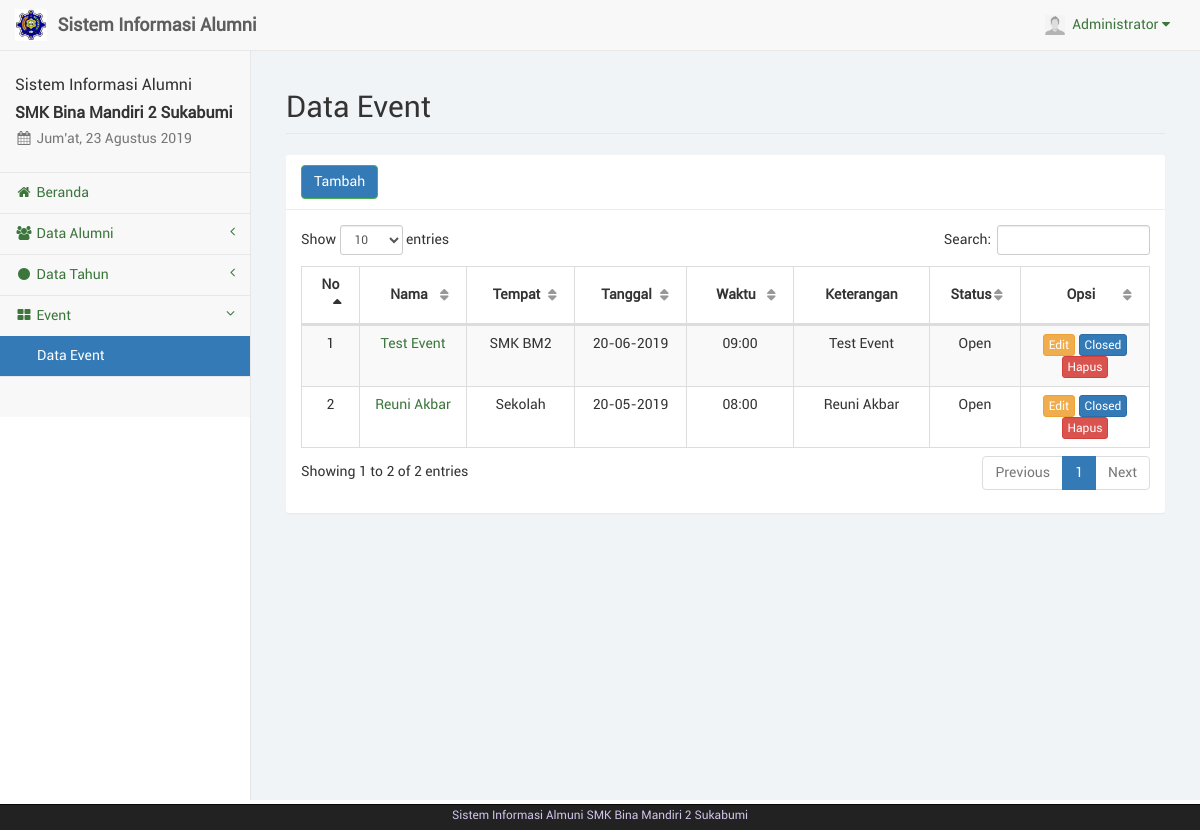
The page /event.php (signed in) on the database its author committed.
### tables this page shows
CREATE TABLE IF NOT EXISTS `event` (
  `id_event` int(11) NOT NULL,
  `nama_event` varchar(50) NOT NULL,
  `tgl_event` date NOT NULL,
  `tempat_event` varchar(50) NOT NULL,
  `waktu_event` varchar(20) NOT NULL,
  `batas_daftar` date NOT NULL,
  `keterangan` text NOT NULL,
  `status` varchar(20) NOT NULL,
  `id_adm` int(11) NOT NULL
);

### sess_check.php (called while the page is built, shortened)
<?php
	$chk_sess = $_SESSION['admin'];
	include("dist/config/koneksi.php");
	include("dist/config/library.php");
	$sql_sess = "SELECT * FROM admin WHERE id_adm='". $chk_sess ."'";
	$ress_sess = mysqli_query($conn, $sql_sess);
	$row_sess = mysqli_fetch_array($ress_sess);
	$sess_admname = $row_sess['nama_adm'];
	$sess_admfoto = $row_sess['foto_adm'];
?>

### dist/config/library.php (called while the page is built, shortened)
<?php
function IndonesiaTgl($tanggal){
	$tgl=substr($tanggal,8,2);
	$bln=substr($tanggal,5,2);
	$thn=substr($tanggal,0,4);
	$tanggal="$tgl-$bln-$thn";
	return $tanggal;
}
?>

### event.php (the view, shortened to what this page needs)
<?php
	include("sess_check.php");
	$pagedesc = "Data Event";
	include("layout_top.php");
?>
		<div id="page-wrapper">
            <div class="container-fluid">
                <div class="row">
                    <div class="col-lg-12">
                        <h1 class="page-header">Data Event</h1>
                    </div>
                </div>
				<div class="row">
					<div class="col-lg-12"><?php include("layout_alert.php"); ?></div>
				</div>
				<div class="row">
					<div class="col-lg-12">
						<div class="panel panel-default">
							<div class="panel-heading">
								<a href="event_tambah.php" class="btn btn-success">Tambah</a>
							</div>
							<div class="panel-body">
								<table class="table table-striped table-bordered table-hover" id="tabel-data">
									<thead>
										<tr>
											<th width="1%">No</th>
											<th width="10%">Nama</th>
											<th width="10%">Tempat</th>
											<th width="10%">Tanggal</th>
											<th width="10%">Waktu</th>
											<th width="10%">Keterangan</th>
											<th width="5%">Status</th>
											<th width="12%">Opsi</th>
										</tr>
									</thead>
									<tbody>
										<?php
											$i = 1;
											$sql = "SELECT * FROM event ORDER BY tgl_event DESC";
											$ress = mysqli_query($conn, $sql);
											while($data = mysqli_fetch_array($ress)) {
												echo '<tr>';
												echo '<td class="text-center">'. $i .'</td>';
												echo '<td class="text-center"><a href="event_detail.php?eve='. $data['id_event'] .'">'.$data['nama_event'].'</a></td>';
												echo '<td class="text-center">'. $data['tempat_event'] .'</td>';
												echo '<td class="text-center">'. IndonesiaTgl($data['tgl_event']) .'</td>';
												echo '<td class="text-center">'. $data['waktu_event'] .'</td>';
												echo '<td class="text-center">'. $data['keterangan'] .'</td>';
												echo '<td class="text-center">'. $data['status'] .'</td>';
												echo '<td class="text-center">
													  <a href="event_edit.php?eve='. $data['id_event'] .'" class="btn btn-warning btn-xs">Edit</a>';
													  if($data['status']=="Open"){
													?>
													<a href="event_closed.php?eve=<?php echo $data['id_event'];?>" onclick="return confirm('Apakah anda yakin akan menutup event <?php echo $data['nama_event'];?>?');" class="btn btn-primary btn-xs">Closed</a>
													  <?php
													  }else{
													?>
													<a href="event_open.php?eve=<?php echo $data['id_event'];?>" onclick="return confirm('Apakah anda yakin akan membuka event <?php echo $data['nama_event'];?>?');" class="btn btn-primary btn-xs">Open</a>
													  <?php
													  }
													?>
													  <a href="event_hapus.php?eve=<?php echo $data['id_event'];?>" onclick="return confirm('Apakah anda yakin akan menghapus <?php echo $data['nama_event'];?>?');" class="btn btn-danger btn-xs">Hapus</a>													  </td>
												<?php
												echo '</tr>';
												$i++;
											}
										?>
									</tbody>
								</table>
							</div>
						</div>
					</div>
				</div>
            </div>
        </div>
<?php
	include("layout_bottom.php");
?>

### layout_top.php (shortened to what this page needs)
<?php
	$haries = array("Sunday" => "Minggu", "Monday" => "Senin", "Tuesday" => "Selasa", "Wednesday" => "Rabu", "Thursday" => "Kamis", "Friday" => "Jum'at", "Saturday" => "Sabtu");
	$bulans = array("", "Januari", "Februari", "Maret", "April", "Mei", "Juni", "Juli", "Agustus", "September", "Oktober", "November", "Desember");
	$hari_ini = $haries[date("l")];
	$bulan_ini = $bulans[date("n")];
	$tanggal = date("d");
	$tahun = date("Y");
?>
<!DOCTYPE html>
<html lang="en">
<head>
	<link href="libs/bootstrap/dist/css/bootstrap.min.css" rel="stylesheet">
	<link href="libs/metisMenu/dist/metisMenu.min.css" rel="stylesheet">
    <link href="libs/datatables-plugins/integration/bootstrap/3/dataTables.bootstrap.css" rel="stylesheet">
    <link href="libs/datatables-responsive/css/dataTables.responsive.css" rel="stylesheet">
	<link href="dist/css/sb-admin-2.css" rel="stylesheet">
	<link href="dist/css/offline-font.css" rel="stylesheet">
	<link href="dist/css/custom.css" rel="stylesheet">
	<link href="libs/font-awesome/css/font-awesome.min.css" rel="stylesheet" type="text/css">
</head>
<body>
    <div id="wrapper">
        <nav class="navbar navbar-default navbar-static-top" role="navigation" style="margin-bottom: 0">
            <div class="navbar-header">
				<a class="navbar-brand hidden-xs" href="index.php">
					<img src="foto/bm.jpg" alt="brand" width="32" class="float-left image-brand">
					<div class="float-right">&nbsp;<strong>Sistem Informasi Alumni</strong></div>
				</a>
			</div>
            <ul class="nav navbar-top-links navbar-right">
				<li class="dropdown dropdown-right">
					<a class="dropdown-toggle" data-toggle="dropdown" href="#">
						<img src="foto/<?php echo $sess_admfoto;?>" width="20px" height="20px" padding="0px">&nbsp;&nbsp;<?php echo ucfirst($sess_admname); ?>&nbsp;<i class="fa fa-caret-down"></i>
					</a>
				</li>
			</ul>
            <div class="navbar-default sidebar" role="navigation">
                <div class="sidebar-nav navbar-collapse">
                    <ul class="nav" id="side-menu">
                        <li class="sidebar-search">
							<h4>Sistem Informasi Alumni</h4>
							<h4><b>SMK Bina Mandiri 2 Sukabumi</b></h4>
							<h5 class="text-muted"><i class="fa fa-calendar fa-fw"></i>&nbsp;<?php echo $hari_ini.", ".$tanggal." ".$bulan_ini." ".$tahun ?></h5>
						</li>
						<?php
							if($pagedesc == "Beranda") {
								echo '<li><a href="index.php" class="active"><i class="fa fa-home fa-fw"></i>&nbsp;Beranda</a></li>';
							}
							else {
								echo '<li><a href="index.php"><i class="fa fa-home fa-fw"></i>&nbsp;Beranda</a></li>';
							}
							if(isset($menuparent) && $menuparent == "alumni") {
								echo '<li class="active">';
							}
							else {
								echo '<li>';
							}
						?>
							<a href="#"><i class="fa fa-group fa-fw"></i>&nbsp;Data Alumni<span class="fa arrow"></span></a>
						<?php
							if(isset($menuparent) && $menuparent == "tahun") {
								echo '<li class="active">';
							}
							else {
								echo '<li>';
							}
						?>
							<a href="#"><i class="fa fa-circle fa-fw"></i>&nbsp;Data Tahun<span class="fa arrow"></span></a>
						<?php
							if(isset($menuparent) && $menuparent == "event") {
								echo '<li class="active">';
							}
							else {
								echo '<li>';
							}
						?>
							<a href="#"><i class="fa fa-th-large fa-fw"></i>&nbsp;Event<span class="fa arrow"></span></a>
							<ul class="nav nav-second-level">
								<?php
									if($pagedesc == "Data Event") {
										echo '<li><a href="event.php" class="active">Data Event</a></li>';
									}
									else {
										echo '<li><a href="event.php">Data Event</a></li>';
									}
								?>
							</ul>
						</li>
	                </ul>
                </div>
            </div>
        </nav>

### rows shown on the page
event: nama_event "Test Event", tempat_event "SMK BM2", tgl_event "20-06-2019", waktu_event "09:00", keterangan "Test Event", status "Open"
event: nama_event "Reuni Akbar", tempat_event "Sekolah", tgl_event "20-05-2019", waktu_event "08:00", keterangan "Reuni Akbar", status "Open"

### other values the page prints
$sess_admname "Administrator"
